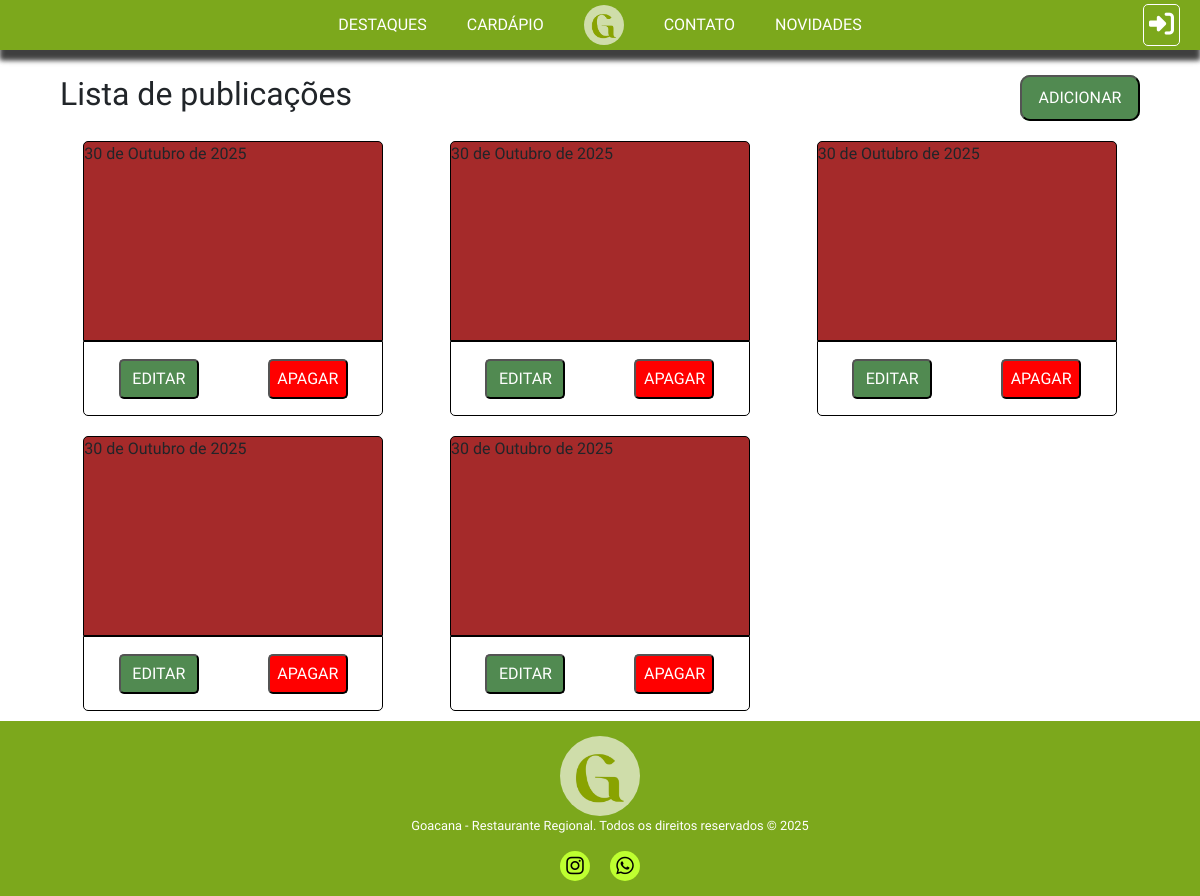
Screenshot of /lista_publi/ with the database file from the repository.
### core/models.py (models this page shows)
class TB_PUBLICACOES(models.Model):
    Titulo = models.CharField(max_length=45)
    Texto = models.TextField()
    Data = models.DateField(auto_now_add=True)

### core/views.py (the view)
# urls.py: path('lista_publi/', lista_publi, name='lista_publi'),
def lista_publi(request):
    publicacoes = TB_PUBLICACOES.objects.all()
    contexto = {'publis': publicacoes}
    return render(request, 'lista_publi.html', contexto)

### core/templates/lista_publi.html (shortened to what this page needs)
{% extends 'base/base.html' %}
{% load static %}
{% block 'header' %}
<link rel="stylesheet" href="{% static 'CSS/lista_publi.css' %}">
{% endblock %}
{% block 'content' %}
<div class="vheight">
    <div class="titulo">
        <h2>Lista de publicações</h2>
        <div class="up-button">
            <a href="{% url 'publicacao' %}">
                <button>ADICIONAR</button>
            </a>
        </div>
    </div>
    <div class="listapubli">
        {% for publi in publis %}
           <div class="big-item">
                <div class="data">
                    <p>{{ publi.Data }}</p>
                </div>
                <div class="opt">
                    <a href="{% url 'edit_publi' publi.id %}">
                        <button>EDITAR</button>
                    </a>
                    <a href="{% url 'rem_publi' publi.id %}">
                        <button class="donefor">APAGAR</button>
                    </a>
                </div>
           </div>
        {% endfor %}
    </div>
</div>
{% endblock %}

### core/static/CSS/geral.css (style rules this page uses)
* { box-sizing: border-box !important; }
html { scroll-behavior: smooth; overflow-x: hidden; }
body { margin: 0; font-family: "IM Fell English", serif !important; overflow-x: hidden; }

### rows the page displays
TB_PUBLICACOES: Data "30 de Outubro de 2025"
TB_PUBLICACOES: Data "30 de Outubro de 2025"
TB_PUBLICACOES: Data "30 de Outubro de 2025"
TB_PUBLICACOES: Data "30 de Outubro de 2025"
TB_PUBLICACOES: Data "30 de Outubro de 2025"
